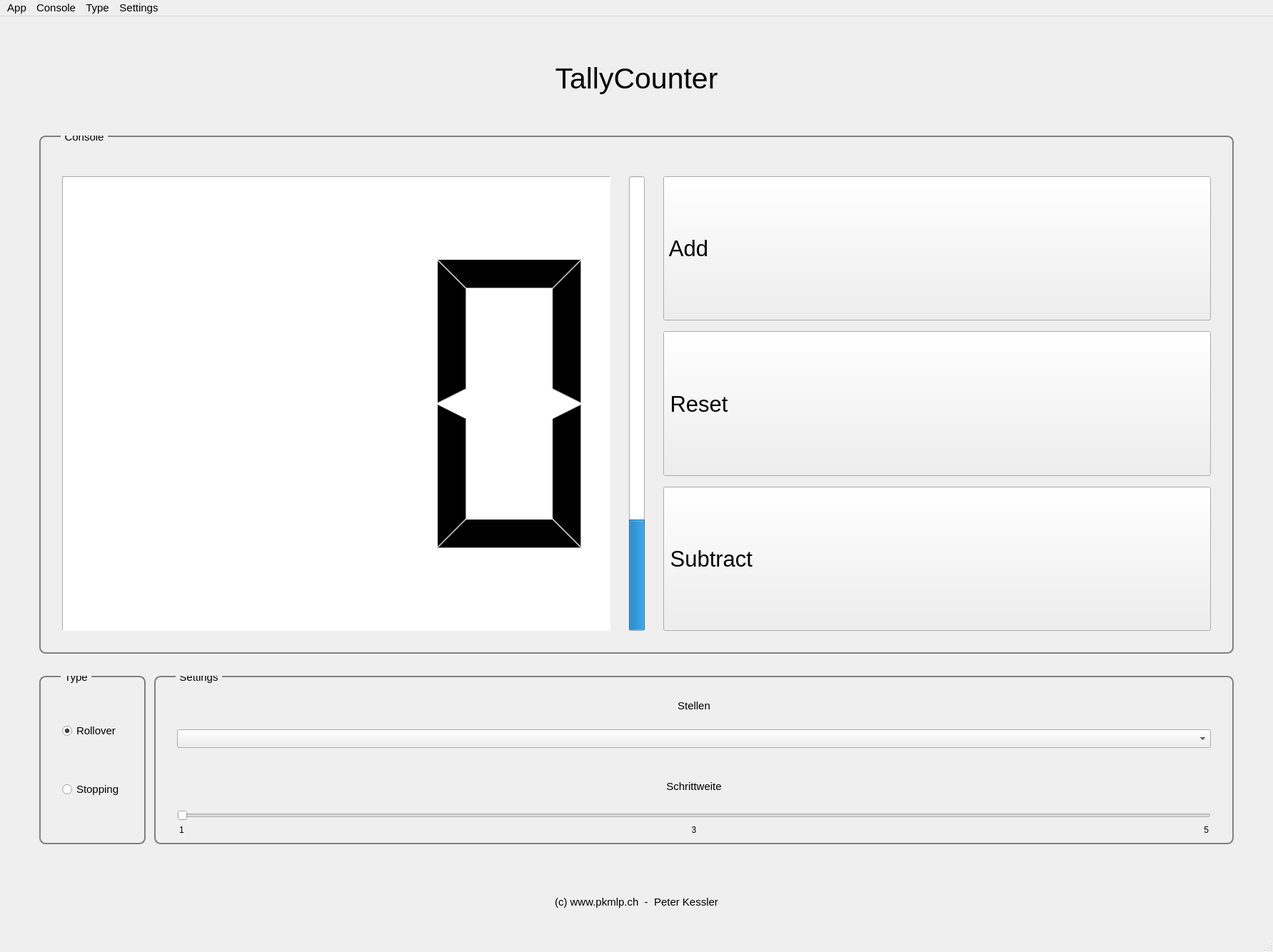
<?xml version="1.0" encoding="UTF-8"?>
<ui version="4.0">
 <class>PkmlpCounter</class>
 <widget class="QMainWindow" name="PkmlpCounter">
  <property name="geometry">
   <rect>
    <x>0</x>
    <y>0</y>
    <width>1783</width>
    <height>1334</height>
   </rect>
  </property>
  <property name="sizePolicy">
   <sizepolicy hsizetype="Expanding" vsizetype="Expanding">
    <horstretch>0</horstretch>
    <verstretch>0</verstretch>
   </sizepolicy>
  </property>
  <property name="maximumSize">
   <size>
    <width>16777215</width>
    <height>16777215</height>
   </size>
  </property>
  <property name="windowTitle">
   <string>TallyCounter</string>
  </property>
  <widget class="QWidget" name="centralWidget">
   <property name="sizePolicy">
    <sizepolicy hsizetype="Expanding" vsizetype="Expanding">
     <horstretch>0</horstretch>
     <verstretch>0</verstretch>
    </sizepolicy>
   </property>
   <layout class="QGridLayout" name="gridLayout_2">
    <property name="leftMargin">
     <number>55</number>
    </property>
    <property name="rightMargin">
     <number>55</number>
    </property>
    <property name="bottomMargin">
     <number>22</number>
    </property>
    <item row="1" column="0" colspan="3">
     <widget class="QGroupBox" name="grpCounterDisplay">
      <property name="sizePolicy">
       <sizepolicy hsizetype="Expanding" vsizetype="Expanding">
        <horstretch>0</horstretch>
        <verstretch>0</verstretch>
       </sizepolicy>
      </property>
      <property name="font">
       <font>
        <pointsize>11</pointsize>
       </font>
      </property>
      <property name="styleSheet">
       <string notr="true">QGroupBox {
    border: 2px solid gray;
    border-radius: 9px;
    margin-top: 0.5em;
}

QGroupBox::title {
    subcontrol-origin: margin;
    left: 30px;
    padding: -15 3px 0 3px;
}</string>
      </property>
      <property name="title">
       <string>Console</string>
      </property>
      <property name="flat">
       <bool>false</bool>
      </property>
      <property name="checkable">
       <bool>false</bool>
      </property>
      <layout class="QGridLayout" name="_2">
       <property name="leftMargin">
        <number>30</number>
       </property>
       <property name="topMargin">
        <number>55</number>
       </property>
       <property name="rightMargin">
        <number>30</number>
       </property>
       <property name="bottomMargin">
        <number>30</number>
       </property>
       <property name="verticalSpacing">
        <number>15</number>
       </property>
       <item row="0" column="4">
        <widget class="QPushButton" name="btnAdd">
         <property name="sizePolicy">
          <sizepolicy hsizetype="Expanding" vsizetype="Expanding">
           <horstretch>0</horstretch>
           <verstretch>0</verstretch>
          </sizepolicy>
         </property>
         <property name="minimumSize">
          <size>
           <width>0</width>
           <height>100</height>
          </size>
         </property>
         <property name="font">
          <font>
           <pointsize>23</pointsize>
          </font>
         </property>
         <property name="focusPolicy">
          <enum>Qt::NoFocus</enum>
         </property>
         <property name="styleSheet">
          <string notr="true">Text-align:left</string>
         </property>
         <property name="text">
          <string> Add</string>
         </property>
         <property name="icon">
          <iconset>
           <normaloff>arrow_up.png</normaloff>arrow_up.png</iconset>
         </property>
         <property name="iconSize">
          <size>
           <width>75</width>
           <height>75</height>
          </size>
         </property>
        </widget>
       </item>
       <item row="0" column="1" rowspan="3">
        <spacer name="verticalSpacer_7">
         <property name="orientation">
          <enum>Qt::Vertical</enum>
         </property>
         <property name="sizeHint" stdset="0">
          <size>
           <width>20</width>
           <height>40</height>
          </size>
         </property>
        </spacer>
       </item>
       <item row="0" column="3" rowspan="3">
        <spacer name="verticalSpacer">
         <property name="orientation">
          <enum>Qt::Vertical</enum>
         </property>
         <property name="sizeHint" stdset="0">
          <size>
           <width>20</width>
           <height>40</height>
          </size>
         </property>
        </spacer>
       </item>
       <item row="1" column="4">
        <widget class="QPushButton" name="btnReset">
         <property name="sizePolicy">
          <sizepolicy hsizetype="Expanding" vsizetype="Expanding">
           <horstretch>0</horstretch>
           <verstretch>0</verstretch>
          </sizepolicy>
         </property>
         <property name="minimumSize">
          <size>
           <width>0</width>
           <height>100</height>
          </size>
         </property>
         <property name="font">
          <font>
           <pointsize>23</pointsize>
          </font>
         </property>
         <property name="focusPolicy">
          <enum>Qt::NoFocus</enum>
         </property>
         <property name="styleSheet">
          <string notr="true">Text-align:left</string>
         </property>
         <property name="text">
          <string> Reset</string>
         </property>
         <property name="icon">
          <iconset>
           <normaloff>null.png</normaloff>null.png</iconset>
         </property>
         <property name="iconSize">
          <size>
           <width>150</width>
           <height>150</height>
          </size>
         </property>
        </widget>
       </item>
       <item row="0" column="2" rowspan="3">
        <widget class="QProgressBar" name="progressBarCounter">
         <property name="sizePolicy">
          <sizepolicy hsizetype="Minimum" vsizetype="Expanding">
           <horstretch>0</horstretch>
           <verstretch>0</verstretch>
          </sizepolicy>
         </property>
         <property name="value">
          <number>24</number>
         </property>
         <property name="orientation">
          <enum>Qt::Vertical</enum>
         </property>
         <property name="invertedAppearance">
          <bool>false</bool>
         </property>
         <property name="format">
          <string>%p%</string>
         </property>
        </widget>
       </item>
       <item row="2" column="4">
        <widget class="QPushButton" name="btnSubtract">
         <property name="sizePolicy">
          <sizepolicy hsizetype="Expanding" vsizetype="Expanding">
           <horstretch>0</horstretch>
           <verstretch>0</verstretch>
          </sizepolicy>
         </property>
         <property name="minimumSize">
          <size>
           <width>0</width>
           <height>100</height>
          </size>
         </property>
         <property name="font">
          <font>
           <pointsize>23</pointsize>
          </font>
         </property>
         <property name="focusPolicy">
          <enum>Qt::NoFocus</enum>
         </property>
         <property name="styleSheet">
          <string notr="true">Text-align:left</string>
         </property>
         <property name="text">
          <string> Subtract</string>
         </property>
         <property name="icon">
          <iconset>
           <normaloff>arrow_down.png</normaloff>arrow_down.png</iconset>
         </property>
         <property name="iconSize">
          <size>
           <width>75</width>
           <height>75</height>
          </size>
         </property>
        </widget>
       </item>
       <item row="0" column="0" rowspan="3">
        <widget class="QLCDNumber" name="lcdNumberCounter">
         <property name="sizePolicy">
          <sizepolicy hsizetype="MinimumExpanding" vsizetype="MinimumExpanding">
           <horstretch>0</horstretch>
           <verstretch>0</verstretch>
          </sizepolicy>
         </property>
         <property name="minimumSize">
          <size>
           <width>200</width>
           <height>200</height>
          </size>
         </property>
         <property name="styleSheet">
          <string notr="true">background-color:white
</string>
         </property>
         <property name="frameShape">
          <enum>QFrame::Panel</enum>
         </property>
         <property name="frameShadow">
          <enum>QFrame::Sunken</enum>
         </property>
         <property name="digitCount">
          <number>3</number>
         </property>
         <property name="segmentStyle">
          <enum>QLCDNumber::Filled</enum>
         </property>
        </widget>
       </item>
      </layout>
     </widget>
    </item>
    <item row="3" column="0">
     <widget class="QGroupBox" name="grpCounterType">
      <property name="sizePolicy">
       <sizepolicy hsizetype="Minimum" vsizetype="Minimum">
        <horstretch>0</horstretch>
        <verstretch>0</verstretch>
       </sizepolicy>
      </property>
      <property name="font">
       <font>
        <pointsize>11</pointsize>
       </font>
      </property>
      <property name="styleSheet">
       <string notr="true">QGroupBox {
    border: 2px solid gray;
    border-radius: 9px;
    margin-top: 0.5em;
}

QGroupBox::title {
    subcontrol-origin: margin;
    left: 30px;
    padding: -15 3px 0 3px;
}</string>
      </property>
      <property name="title">
       <string>Type</string>
      </property>
      <property name="flat">
       <bool>false</bool>
      </property>
      <layout class="QGridLayout" name="gridLayout_4">
       <property name="leftMargin">
        <number>30</number>
       </property>
       <property name="rightMargin">
        <number>30</number>
       </property>
       <item row="0" column="0">
        <widget class="QRadioButton" name="radioButtonRollover">
         <property name="sizePolicy">
          <sizepolicy hsizetype="Minimum" vsizetype="Fixed">
           <horstretch>0</horstretch>
           <verstretch>0</verstretch>
          </sizepolicy>
         </property>
         <property name="font">
          <font>
           <pointsize>11</pointsize>
          </font>
         </property>
         <property name="focusPolicy">
          <enum>Qt::NoFocus</enum>
         </property>
         <property name="text">
          <string>Rollover</string>
         </property>
         <property name="checked">
          <bool>true</bool>
         </property>
        </widget>
       </item>
       <item row="1" column="0">
        <widget class="QRadioButton" name="radioButtonStopping">
         <property name="sizePolicy">
          <sizepolicy hsizetype="Minimum" vsizetype="Fixed">
           <horstretch>0</horstretch>
           <verstretch>0</verstretch>
          </sizepolicy>
         </property>
         <property name="font">
          <font>
           <pointsize>11</pointsize>
          </font>
         </property>
         <property name="focusPolicy">
          <enum>Qt::NoFocus</enum>
         </property>
         <property name="text">
          <string>Stopping</string>
         </property>
        </widget>
       </item>
      </layout>
     </widget>
    </item>
    <item row="5" column="0" colspan="3">
     <widget class="QLabel" name="lblFusszeile">
      <property name="sizePolicy">
       <sizepolicy hsizetype="Minimum" vsizetype="Minimum">
        <horstretch>0</horstretch>
        <verstretch>0</verstretch>
       </sizepolicy>
      </property>
      <property name="minimumSize">
       <size>
        <width>0</width>
        <height>100</height>
       </size>
      </property>
      <property name="maximumSize">
       <size>
        <width>16777215</width>
        <height>50</height>
       </size>
      </property>
      <property name="font">
       <font>
        <pointsize>11</pointsize>
       </font>
      </property>
      <property name="text">
       <string>(c) www.pkmlp.ch  -  Peter Kessler</string>
      </property>
      <property name="alignment">
       <set>Qt::AlignCenter</set>
      </property>
     </widget>
    </item>
    <item row="2" column="0" colspan="3">
     <spacer name="verticalSpacer_2">
      <property name="orientation">
       <enum>Qt::Vertical</enum>
      </property>
      <property name="sizeType">
       <enum>QSizePolicy::Minimum</enum>
      </property>
      <property name="sizeHint" stdset="0">
       <size>
        <width>0</width>
        <height>25</height>
       </size>
      </property>
     </spacer>
    </item>
    <item row="3" column="2">
     <widget class="QGroupBox" name="grpCounterSettings">
      <property name="sizePolicy">
       <sizepolicy hsizetype="Expanding" vsizetype="Minimum">
        <horstretch>0</horstretch>
        <verstretch>0</verstretch>
       </sizepolicy>
      </property>
      <property name="font">
       <font>
        <pointsize>11</pointsize>
       </font>
      </property>
      <property name="styleSheet">
       <string notr="true">QGroupBox {
    border: 2px solid gray;
    border-radius: 9px;
    margin-top: 0.5em;
}

QGroupBox::title {
    subcontrol-origin: margin;
    left: 30px;
    padding: -15 3px 0 3px;
}</string>
      </property>
      <property name="title">
       <string>Settings</string>
      </property>
      <property name="flat">
       <bool>false</bool>
      </property>
      <layout class="QGridLayout" name="gridLayout_5">
       <property name="leftMargin">
        <number>30</number>
       </property>
       <property name="topMargin">
        <number>12</number>
       </property>
       <property name="rightMargin">
        <number>30</number>
       </property>
       <item row="5" column="0" colspan="3">
        <widget class="QSlider" name="horsliderSteps">
         <property name="sizePolicy">
          <sizepolicy hsizetype="Expanding" vsizetype="Fixed">
           <horstretch>0</horstretch>
           <verstretch>0</verstretch>
          </sizepolicy>
         </property>
         <property name="font">
          <font>
           <pointsize>11</pointsize>
          </font>
         </property>
         <property name="focusPolicy">
          <enum>Qt::NoFocus</enum>
         </property>
         <property name="minimum">
          <number>1</number>
         </property>
         <property name="maximum">
          <number>5</number>
         </property>
         <property name="pageStep">
          <number>1</number>
         </property>
         <property name="sliderPosition">
          <number>1</number>
         </property>
         <property name="orientation">
          <enum>Qt::Horizontal</enum>
         </property>
         <property name="invertedAppearance">
          <bool>false</bool>
         </property>
        </widget>
       </item>
       <item row="7" column="0">
        <widget class="QLabel" name="lbl_1">
         <property name="sizePolicy">
          <sizepolicy hsizetype="Expanding" vsizetype="Minimum">
           <horstretch>0</horstretch>
           <verstretch>0</verstretch>
          </sizepolicy>
         </property>
         <property name="font">
          <font>
           <pointsize>9</pointsize>
          </font>
         </property>
         <property name="text">
          <string>1</string>
         </property>
         <property name="indent">
          <number>3</number>
         </property>
        </widget>
       </item>
       <item row="1" column="0" colspan="3">
        <widget class="QComboBox" name="comboBox">
         <property name="sizePolicy">
          <sizepolicy hsizetype="Expanding" vsizetype="Fixed">
           <horstretch>0</horstretch>
           <verstretch>0</verstretch>
          </sizepolicy>
         </property>
         <property name="font">
          <font>
           <pointsize>11</pointsize>
          </font>
         </property>
         <property name="focusPolicy">
          <enum>Qt::NoFocus</enum>
         </property>
        </widget>
       </item>
       <item row="7" column="1">
        <widget class="QLabel" name="lbl_3">
         <property name="sizePolicy">
          <sizepolicy hsizetype="Expanding" vsizetype="Minimum">
           <horstretch>0</horstretch>
           <verstretch>0</verstretch>
          </sizepolicy>
         </property>
         <property name="font">
          <font>
           <pointsize>9</pointsize>
          </font>
         </property>
         <property name="text">
          <string>3</string>
         </property>
         <property name="alignment">
          <set>Qt::AlignCenter</set>
         </property>
        </widget>
       </item>
       <item row="3" column="0" colspan="3">
        <widget class="QLabel" name="lblSchrittweite">
         <property name="sizePolicy">
          <sizepolicy hsizetype="Expanding" vsizetype="Fixed">
           <horstretch>0</horstretch>
           <verstretch>0</verstretch>
          </sizepolicy>
         </property>
         <property name="minimumSize">
          <size>
           <width>15</width>
           <height>55</height>
          </size>
         </property>
         <property name="font">
          <font>
           <pointsize>11</pointsize>
          </font>
         </property>
         <property name="text">
          <string>Schrittweite</string>
         </property>
         <property name="alignment">
          <set>Qt::AlignCenter</set>
         </property>
        </widget>
       </item>
       <item row="7" column="2">
        <widget class="QLabel" name="lbl_5">
         <property name="sizePolicy">
          <sizepolicy hsizetype="Expanding" vsizetype="Minimum">
           <horstretch>0</horstretch>
           <verstretch>0</verstretch>
          </sizepolicy>
         </property>
         <property name="font">
          <font>
           <pointsize>9</pointsize>
          </font>
         </property>
         <property name="text">
          <string>5</string>
         </property>
         <property name="alignment">
          <set>Qt::AlignRight|Qt::AlignTrailing|Qt::AlignVCenter</set>
         </property>
         <property name="indent">
          <number>3</number>
         </property>
        </widget>
       </item>
       <item row="2" column="0" colspan="3">
        <spacer name="verticalSpacer_3">
         <property name="orientation">
          <enum>Qt::Vertical</enum>
         </property>
         <property name="sizeType">
          <enum>QSizePolicy::Fixed</enum>
         </property>
         <property name="sizeHint" stdset="0">
          <size>
           <width>20</width>
           <height>20</height>
          </size>
         </property>
        </spacer>
       </item>
       <item row="0" column="0" colspan="3">
        <widget class="QLabel" name="lblStellen">
         <property name="sizePolicy">
          <sizepolicy hsizetype="Expanding" vsizetype="Fixed">
           <horstretch>0</horstretch>
           <verstretch>0</verstretch>
          </sizepolicy>
         </property>
         <property name="minimumSize">
          <size>
           <width>0</width>
           <height>55</height>
          </size>
         </property>
         <property name="maximumSize">
          <size>
           <width>16777215</width>
           <height>55</height>
          </size>
         </property>
         <property name="font">
          <font>
           <pointsize>11</pointsize>
          </font>
         </property>
         <property name="text">
          <string>Stellen</string>
         </property>
         <property name="alignment">
          <set>Qt::AlignCenter</set>
         </property>
        </widget>
       </item>
      </layout>
     </widget>
    </item>
    <item row="0" column="0" colspan="3">
     <widget class="QLabel" name="lblTitel">
      <property name="sizePolicy">
       <sizepolicy hsizetype="Preferred" vsizetype="Preferred">
        <horstretch>0</horstretch>
        <verstretch>0</verstretch>
       </sizepolicy>
      </property>
      <property name="minimumSize">
       <size>
        <width>0</width>
        <height>150</height>
       </size>
      </property>
      <property name="maximumSize">
       <size>
        <width>16777215</width>
        <height>150</height>
       </size>
      </property>
      <property name="font">
       <font>
        <pointsize>31</pointsize>
       </font>
      </property>
      <property name="text">
       <string>TallyCounter</string>
      </property>
      <property name="alignment">
       <set>Qt::AlignCenter</set>
      </property>
     </widget>
    </item>
   </layout>
  </widget>
  <widget class="QMenuBar" name="menuBar">
   <property name="geometry">
    <rect>
     <x>0</x>
     <y>0</y>
     <width>1783</width>
     <height>56</height>
    </rect>
   </property>
   <property name="font">
    <font>
     <pointsize>11</pointsize>
    </font>
   </property>
   <property name="statusTip">
    <string>Main Menu</string>
   </property>
   <property name="nativeMenuBar">
    <bool>false</bool>
   </property>
   <widget class="QMenu" name="menuApp">
    <property name="statusTip">
     <string>App</string>
    </property>
    <property name="title">
     <string>App</string>
    </property>
    <addaction name="actionAbout"/>
    <addaction name="actionExit"/>
   </widget>
   <widget class="QMenu" name="menuConsole">
    <property name="statusTip">
     <string>Console</string>
    </property>
    <property name="title">
     <string>Console</string>
    </property>
    <addaction name="actionAdd"/>
    <addaction name="actionReset"/>
    <addaction name="actionSubtract"/>
   </widget>
   <widget class="QMenu" name="menuType">
    <property name="toolTip">
     <string/>
    </property>
    <property name="statusTip">
     <string>Type</string>
    </property>
    <property name="title">
     <string>Type</string>
    </property>
    <addaction name="actionRollover"/>
    <addaction name="actionStopping"/>
   </widget>
   <widget class="QMenu" name="menuSettings">
    <property name="statusTip">
     <string>Settings</string>
    </property>
    <property name="title">
     <string>Settings</string>
    </property>
    <widget class="QMenu" name="menuStellen">
     <property name="statusTip">
      <string>Stellen</string>
     </property>
     <property name="title">
      <string>Stellen</string>
     </property>
     <addaction name="action_1_stellig"/>
     <addaction name="action_2_stellig"/>
     <addaction name="action_3_stellig"/>
    </widget>
    <widget class="QMenu" name="menuSchrittweite">
     <property name="statusTip">
      <string>Schrittweite</string>
     </property>
     <property name="title">
      <string>Schrittweite</string>
     </property>
     <addaction name="action_1"/>
     <addaction name="action_2"/>
     <addaction name="action_3"/>
     <addaction name="action_4"/>
     <addaction name="action_5"/>
    </widget>
    <addaction name="menuStellen"/>
    <addaction name="menuSchrittweite"/>
   </widget>
   <addaction name="menuApp"/>
   <addaction name="menuConsole"/>
   <addaction name="menuType"/>
   <addaction name="menuSettings"/>
  </widget>
  <widget class="QStatusBar" name="statusBar">
   <property name="font">
    <font>
     <pointsize>11</pointsize>
    </font>
   </property>
  </widget>
  <action name="actionExit">
   <property name="text">
    <string>Exit</string>
   </property>
   <property name="statusTip">
    <string>Exit</string>
   </property>
  </action>
  <action name="actionAdd">
   <property name="text">
    <string>Add</string>
   </property>
   <property name="statusTip">
    <string>Add</string>
   </property>
  </action>
  <action name="actionSubtract">
   <property name="text">
    <string>Subtract</string>
   </property>
   <property name="statusTip">
    <string>Subtract</string>
   </property>
  </action>
  <action name="actionReset">
   <property name="text">
    <string>Reset</string>
   </property>
   <property name="statusTip">
    <string>Reset</string>
   </property>
  </action>
  <action name="actionAbout">
   <property name="text">
    <string>About</string>
   </property>
   <property name="statusTip">
    <string>About</string>
   </property>
  </action>
  <action name="actionRollover">
   <property name="text">
    <string>Rollover</string>
   </property>
   <property name="statusTip">
    <string>Rollover</string>
   </property>
  </action>
  <action name="actionStopping">
   <property name="text">
    <string>Stopping</string>
   </property>
   <property name="statusTip">
    <string>Stopping</string>
   </property>
  </action>
  <action name="action_1_stellig">
   <property name="text">
    <string>1-stellig (0-9)</string>
   </property>
   <property name="toolTip">
    <string>1-stellig (0-9)</string>
   </property>
   <property name="statusTip">
    <string>1-stellig (0-9)</string>
   </property>
  </action>
  <action name="action_2_stellig">
   <property name="text">
    <string>2-stellig (0-99)</string>
   </property>
   <property name="toolTip">
    <string>2-stellig (0-99)</string>
   </property>
   <property name="statusTip">
    <string>2-stellig (0-99)</string>
   </property>
  </action>
  <action name="action_3_stellig">
   <property name="text">
    <string>3-stellig (0-999)</string>
   </property>
   <property name="toolTip">
    <string>3-stellig (0-999)</string>
   </property>
   <property name="statusTip">
    <string>3-stellig (0-999)</string>
   </property>
  </action>
  <action name="action_1">
   <property name="text">
    <string> +/- 1</string>
   </property>
   <property name="statusTip">
    <string>Schrittweite: +/- 1</string>
   </property>
  </action>
  <action name="action_2">
   <property name="text">
    <string> +/- 2</string>
   </property>
   <property name="statusTip">
    <string>Schrittweite: +/- 2</string>
   </property>
  </action>
  <action name="action_3">
   <property name="text">
    <string> +/- 3</string>
   </property>
   <property name="statusTip">
    <string>Schrittweite: +/- 3</string>
   </property>
  </action>
  <action name="action_4">
   <property name="text">
    <string> +/- 4</string>
   </property>
   <property name="statusTip">
    <string>Schrittweite: +/- 4</string>
   </property>
  </action>
  <action name="action_5">
   <property name="text">
    <string> +/- 5</string>
   </property>
   <property name="statusTip">
    <string>Schrittweite: +/- 5</string>
   </property>
  </action>
 </widget>
 <layoutdefault spacing="6" margin="11"/>
 <resources>
  <include location="../../QT-Projekte/pkmlpCounter_99/images/images.qrc"/>
 </resources>
 <connections/>
</ui>
